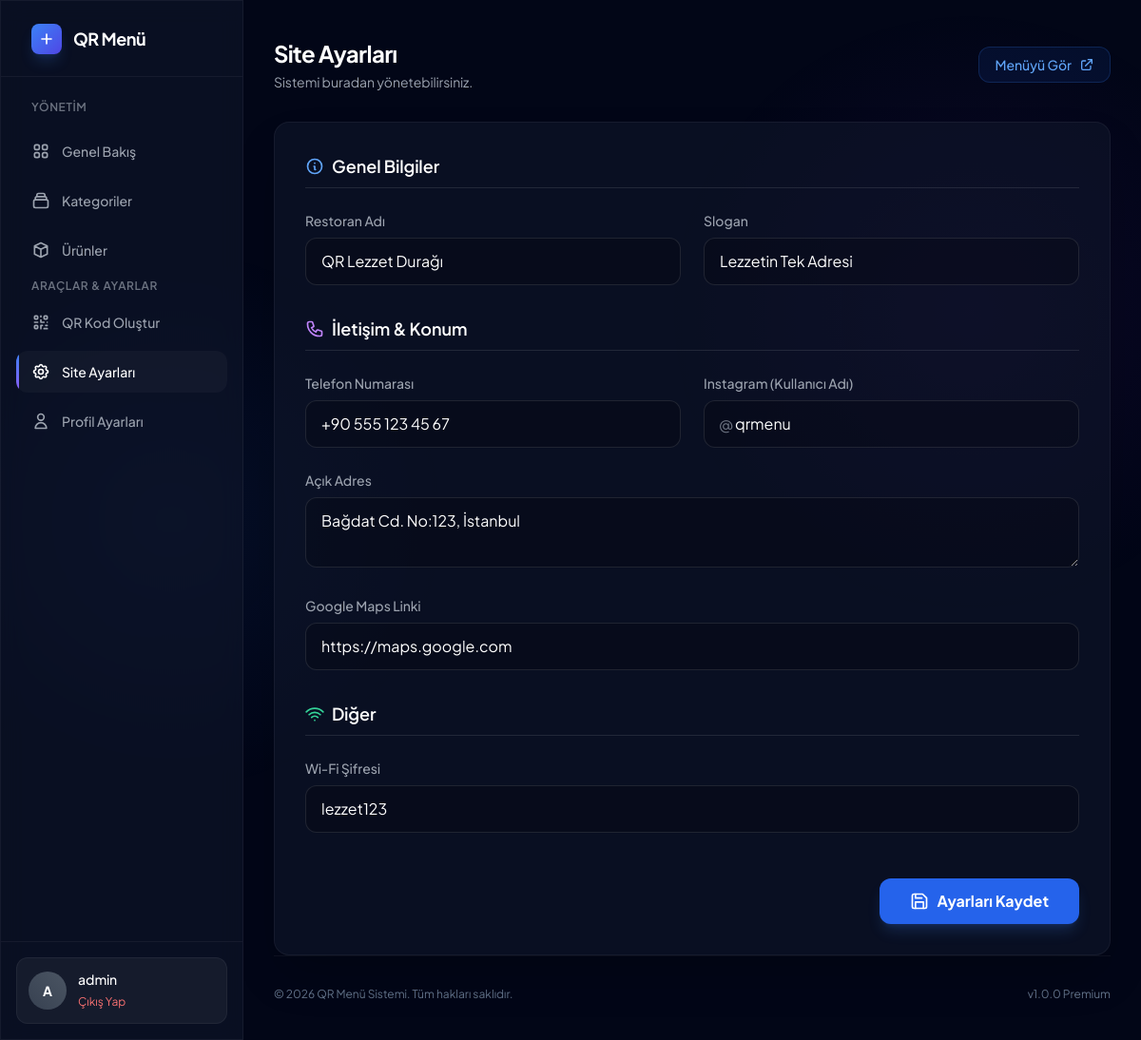
The page /admin/settings.php (signed in) on the database its author committed.
### tables this page shows
CREATE TABLE IF NOT EXISTS ayarlar (
    id INT AUTO_INCREMENT PRIMARY KEY,
    site_baslik VARCHAR(100) DEFAULT 'QR Menü',
    slogan VARCHAR(255) DEFAULT 'Lezzet Dünyası',
    telefon VARCHAR(20),
    adres TEXT,
    wifi_sifre VARCHAR(50),
    instagram VARCHAR(50),
    google_maps TEXT,
    guncelleme_tarihi TIMESTAMP DEFAULT CURRENT_TIMESTAMP ON UPDATE CURRENT_TIMESTAMP
);

### admin/settings.php (the view, shortened to what this page needs)
<?php
require_once '../config/baglan.php';
$stmt = $db->query("SELECT * FROM ayarlar LIMIT 1");
$ayar = $stmt->fetch(PDO::FETCH_ASSOC);
$pageTitle = 'Site Ayarları';
$basePath = '../';
require_once '../includes/header.php';
?>
<div class="glass-panel p-8 rounded-2xl max-w-4xl mx-auto shadow-2xl">
    <form method="POST" action="" class="space-y-8">
        <div class="space-y-6">
            <h3 class="text-lg font-semibold text-white border-b border-white/10 pb-2 flex items-center gap-2">
                <svg xmlns="http://www.w3.org/2000/svg" class="h-5 w-5 text-blue-400" fill="none" viewBox="0 0 24 24"
                    stroke="currentColor">
                    <path stroke-linecap="round" stroke-linejoin="round" stroke-width="2"
                        d="M13 16h-1v-4h-1m1-4h.01M21 12a9 9 0 11-18 0 9 9 0 0118 0z" />
                </svg>
                Genel Bilgiler
            </h3>
            <div class="grid grid-cols-1 md:grid-cols-2 gap-6">
                <div>
                    <label class="block text-sm font-medium text-gray-400 mb-2">Restoran Adı</label>
                    <input type="text" name="site_baslik" value="<?= htmlspecialchars($ayar['site_baslik']) ?>"
                        class="w-full bg-black/20 border border-white/10 rounded-xl px-4 py-3 text-white focus:border-blue-500/50 focus:ring-1 focus:ring-blue-500/50 outline-none transition-colors">
                </div>
                <div>
                    <label class="block text-sm font-medium text-gray-400 mb-2">Slogan</label>
                    <input type="text" name="slogan" value="<?= htmlspecialchars($ayar['slogan']) ?>"
                        class="w-full bg-black/20 border border-white/10 rounded-xl px-4 py-3 text-white focus:border-blue-500/50 focus:ring-1 focus:ring-blue-500/50 outline-none transition-colors">
                </div>
            </div>
        </div>
        <div class="space-y-6">
            <h3 class="text-lg font-semibold text-white border-b border-white/10 pb-2 flex items-center gap-2">
                İletişim & Konum
            </h3>
            <div class="grid grid-cols-1 md:grid-cols-2 gap-6">
                <div>
                    <label class="block text-sm font-medium text-gray-400 mb-2">Telefon Numarası</label>
                    <input type="text" name="telefon" value="<?= htmlspecialchars($ayar['telefon']) ?>"
                        class="w-full bg-black/20 border border-white/10 rounded-xl px-4 py-3 text-white focus:border-purple-500/50 focus:ring-1 focus:ring-purple-500/50 outline-none transition-colors">
                </div>
                <div>
                    <label class="block text-sm font-medium text-gray-400 mb-2">Instagram (Kullanıcı Adı)</label>
                    <div class="relative">
                        <span class="absolute inset-y-0 left-0 pl-4 flex items-center text-gray-500">@</span>
                        <input type="text" name="instagram" value="<?= htmlspecialchars($ayar['instagram']) ?>"
                            class="w-full bg-black/20 border border-white/10 rounded-xl pl-8 pr-4 py-3 text-white focus:border-purple-500/50 focus:ring-1 focus:ring-purple-500/50 outline-none transition-colors">
                    </div>
                </div>
                <div class="md:col-span-2">
                    <label class="block text-sm font-medium text-gray-400 mb-2">Açık Adres</label>
                    <textarea name="adres" rows="2"
                        class="w-full bg-black/20 border border-white/10 rounded-xl px-4 py-3 text-white focus:border-purple-500/50 focus:ring-1 focus:ring-purple-500/50 outline-none transition-colors"><?= htmlspecialchars($ayar['adres']) ?></textarea>
                </div>
                <div class="md:col-span-2">
                    <label class="block text-sm font-medium text-gray-400 mb-2">Google Maps Linki</label>
                    <input type="text" name="google_maps" value="<?= htmlspecialchars($ayar['google_maps']) ?>"
                        class="w-full bg-black/20 border border-white/10 rounded-xl px-4 py-3 text-white focus:border-purple-500/50 focus:ring-1 focus:ring-purple-500/50 outline-none transition-colors">
                </div>
            </div>
        </div>
        <div class="space-y-6">
            <h3 class="text-lg font-semibold text-white border-b border-white/10 pb-2 flex items-center gap-2">
                Diğer
            </h3>
            <div>
                <label class="block text-sm font-medium text-gray-400 mb-2">Wi-Fi Şifresi</label>
                <input type="text" name="wifi_sifre" value="<?= htmlspecialchars($ayar['wifi_sifre']) ?>"
                    class="w-full bg-black/20 border border-white/10 rounded-xl px-4 py-3 text-white focus:border-emerald-500/50 focus:ring-1 focus:ring-emerald-500/50 outline-none transition-colors">
            </div>
        </div>
        <div class="pt-4 flex justify-end">
            <button type="submit"
                class="bg-blue-600 hover:bg-blue-500 text-white font-bold py-3 px-8 rounded-xl transition-all shadow-lg shadow-blue-500/20 flex items-center gap-2">
                Ayarları Kaydet
            </button>
        </div>
    </form>
</div>
<?php require_once '../includes/footer.php'; ?>

### includes/header.php (shortened to what this page needs)
<!DOCTYPE html>
<html lang="tr">
<head>
    <script src="https://cdn.tailwindcss.com"></script>
</head>
<body class="flex h-screen overflow-hidden antialiased selection:bg-blue-500/30">
    <aside class="w-64 glass-panel border-r border-white/5 hidden md:flex flex-col z-20">
        <div class="h-20 flex items-center px-8 border-b border-white/5">
            <div class="flex items-center gap-3">
                <div
                    class="w-8 h-8 rounded-lg bg-gradient-to-br from-blue-500 to-indigo-600 flex items-center justify-center shadow-lg shadow-blue-500/20">
                    <svg xmlns="http://www.w3.org/2000/svg" class="h-5 w-5 text-white" fill="none" viewBox="0 0 24 24"
                        stroke="currentColor">
                        <path stroke-linecap="round" stroke-linejoin="round" stroke-width="2"
                            d="M12 6v6m0 0v6m0-6h6m-6 0H6" />
                    </svg>
                </div>
                <span class="text-lg font-bold tracking-tight text-white">QR Menü</span>
            </div>
        </div>
        <nav class="flex-1 px-4 py-6 space-y-2 overflow-y-auto">
            <div class="text-xs font-semibold text-gray-500 uppercase tracking-wider mb-4 px-4">Yönetim</div>
            <a href="<?= $basePath ?>dashboard.php"
                class="sidebar-link flex items-center gap-3 px-4 py-3 text-sm font-medium text-gray-400 rounded-xl hover:bg-white/5 hover:text-white group <?= basename($_SERVER['PHP_SELF']) == 'dashboard.php' ? 'active' : '' ?>">
                Genel Bakış
            </a>
            <a href="<?= $basePath ?>admin/categories.php"
                class="sidebar-link flex items-center gap-3 px-4 py-3 text-sm font-medium text-gray-400 rounded-xl hover:bg-white/5 hover:text-white group <?= strpos($_SERVER['PHP_SELF'], 'categories.php') !== false ? 'active' : '' ?>">
                Kategoriler
            </a>
            <a href="<?= $basePath ?>admin/products.php"
                class="sidebar-link flex items-center gap-3 px-4 py-3 text-sm font-medium text-gray-400 rounded-xl hover:bg-white/5 hover:text-white group <?= strpos($_SERVER['PHP_SELF'], 'products.php') !== false ? 'active' : '' ?>">
                <svg xmlns="http://www.w3.org/2000/svg" class="h-5 w-5 group-hover:text-emerald-400 transition-colors"
                    fill="none" viewBox="0 0 24 24" stroke="currentColor">
                    <path stroke-linecap="round" stroke-linejoin="round" stroke-width="2"
                        d="M20 7l-8-4-8 4m16 0l-8 4m8-4v10l-8 4m0-10L4 7m8 4v10M4 7v10l8 4" />
                </svg>
                Ürünler
            </a>
            <div class="text-xs font-semibold text-gray-500 uppercase tracking-wider mb-4 px-4 mt-8">Araçlar & Ayarlar
            </div>
            <a href="<?= $basePath ?>admin/qr_builder.php"
                class="sidebar-link flex items-center gap-3 px-4 py-3 text-sm font-medium text-gray-400 rounded-xl hover:bg-white/5 hover:text-white group <?= strpos($_SERVER['PHP_SELF'], 'qr_builder.php') !== false ? 'active' : '' ?>">
                QR Kod Oluştur
            </a>
            <a href="<?= $basePath ?>admin/settings.php"
                class="sidebar-link flex items-center gap-3 px-4 py-3 text-sm font-medium text-gray-400 rounded-xl hover:bg-white/5 hover:text-white group <?= strpos($_SERVER['PHP_SELF'], 'settings.php') !== false ? 'active' : '' ?>">
                Site Ayarları
            </a>
            <a href="<?= $basePath ?>admin/profile.php"
                class="sidebar-link flex items-center gap-3 px-4 py-3 text-sm font-medium text-gray-400 rounded-xl hover:bg-white/5 hover:text-white group <?= strpos($_SERVER['PHP_SELF'], 'profile.php') !== false ? 'active' : '' ?>">
                <svg xmlns="http://www.w3.org/2000/svg" class="h-5 w-5 group-hover:text-cyan-400 transition-colors"
                    fill="none" viewBox="0 0 24 24" stroke="currentColor">
                    <path stroke-linecap="round" stroke-linejoin="round" stroke-width="2"
                        d="M16 7a4 4 0 11-8 0 4 4 0 018 0zM12 14a7 7 0 00-7 7h14a7 7 0 00-7-7z" />
                </svg>
                Profil Ayarları
            </a>
        </nav>
        <div class="p-4 border-t border-white/5">
            <div class="flex items-center gap-3 p-3 rounded-xl bg-white/5 border border-white/5">
                <div
                    class="w-10 h-10 rounded-full bg-gradient-to-tr from-gray-700 to-gray-600 flex items-center justify-center text-white font-bold text-sm">
                    <?= strtoupper(substr($_SESSION['kullanici_adi'] ?? 'A', 0, 1)) ?>
                </div>
                <div class="flex-1 min-w-0">
                    <p class="text-sm font-medium text-white truncate">
                        <?= htmlspecialchars($_SESSION['kullanici_adi'] ?? 'Admin') ?>
                    </p>
                    <a href="<?= $basePath ?>auth/logout.php"
                        class="text-xs text-red-400 hover:text-red-300 transition-colors">Çıkış Yap</a>
                </div>
            </div>
        </div>
    </aside>
    <main class="flex-1 overflow-y-auto relative z-10">
        <div class="max-w-7xl mx-auto px-4 sm:px-6 lg:px-8 py-10 min-h-full flex flex-col">
            <div class="flex items-center justify-between mb-8 animate-fade-in">
                <div>
                    <h1 class="text-2xl font-bold text-white tracking-tight">
                        <?= htmlspecialchars($pageTitle) ?>
                    </h1>
                    <p class="text-gray-400 text-sm mt-1">Sistemi buradan yönetebilirsiniz.</p>
                </div>
                <a href="<?= $basePath ?>index.php" target="_blank"
                    class="flex items-center gap-2 px-4 py-2 rounded-xl bg-blue-600/10 text-blue-400 hover:bg-blue-600/20 hover:text-blue-300 transition-all border border-blue-500/20 text-sm font-medium">
                    <span>Menüyü Gör</span>
                    <svg xmlns="http://www.w3.org/2000/svg" class="h-4 w-4" fill="none" viewBox="0 0 24 24"
                        stroke="currentColor">
                        <path stroke-linecap="round" stroke-linejoin="round" stroke-width="2"
                            d="M10 6H6a2 2 0 00-2 2v10a2 2 0 002 2h10a2 2 0 002-2v-4M14 4h6m0 0v6m0-6L10 14" />
                    </svg>
                </a>
            </div>
            <div class="animate-fade-in" style="animation-delay: 0.1s;">

### includes/footer.php (shortened to what this page needs)
</div>
<footer class="mt-auto pt-8 border-t border-white/5">
    <div class="flex items-center justify-between text-xs text-slate-500">
        <p>&copy;
            <?= date('Y') ?> QR Menü Sistemi. Tüm hakları saklıdır.
        </p>
        <p>v1.0.0 Premium</p>
    </div>
</footer>
</div>
</main>
</body>
</html>

### includes/header.php (style rules this page uses)
body { background-color: #020617; color: #e2e8f0; }
body::before { content: ''; position: fixed; top: 0; left: 0; right: 0; bottom: 0; background: radial-gradient(circle at 15% 50%, rgba(59, 130, 246, 0.08), transparent 25%), radial-gradient(circle at 85% 30%, rgba(147, 51, 234, 0.08), transparent 25%); z-index: -1; pointer-events: none; }
.glass-panel { background: rgba(15, 23, 42, 0.6); backdrop-filter: blur(12px); -webkit-backdrop-filter: blur(12px); border: 1px solid rgba(255, 255, 255, 0.05); }
.sidebar-link { transition: all 0.3s ease; position: relative; overflow: hidden; }
.sidebar-link::before { content: ''; position: absolute; left: 0; top: 0; height: 100%; width: 3px; background: linear-gradient(to bottom, #3b82f6, #8b5cf6); border-radius: 0 4px 4px 0; transform: scaleY(0); transition: transform 0.3s ease; }
.sidebar-link:hover::before, .sidebar-link.active::before { transform: scaleY(1); }
.sidebar-link.active { background: rgba(255, 255, 255, 0.03); color: white; }

### rows shown on the page
ayarlar: site_baslik "QR Lezzet Durağı", slogan "Lezzetin Tek Adresi", telefon "+90 555 123 45 67", instagram "qrmenu", adres "Bağdat Cd. No:123, İstanbul", google_maps "https://maps.google.com", wifi_sifre "lezzet123"

### other values the page prints
substr($_SESSION['kullanici_adi'] ?? 'A', 0, 1) "A"
$_SESSION['kullanici_adi'] "admin"
$pageTitle "Site Ayarları"
